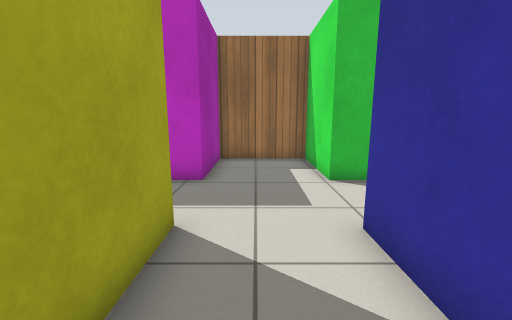
View 1 (above)

16 first-person views from a walk through a Gazebo world. The camera is 0.94 m above the floor, tilts 10° down and sees 90° across. The floor is counted in squares, 0.5 m on a side. Each view is taken from the middle of a square. On the plan, view 1 faces up. The plan holds only what a view shows up to about 15 squares ahead; the rest is blank. Simple patterns stand in for the simulator's built-in surfaces.

View 2
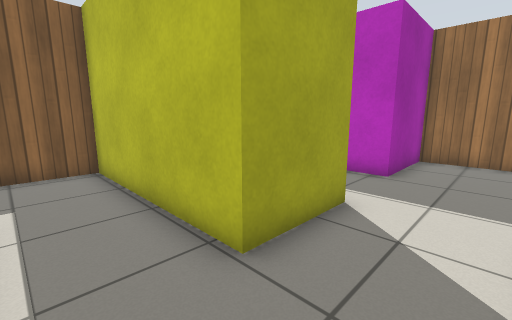

View 3
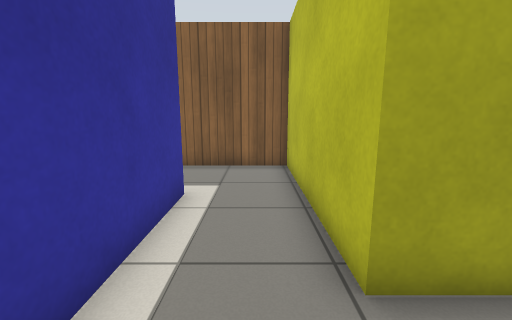

View 4
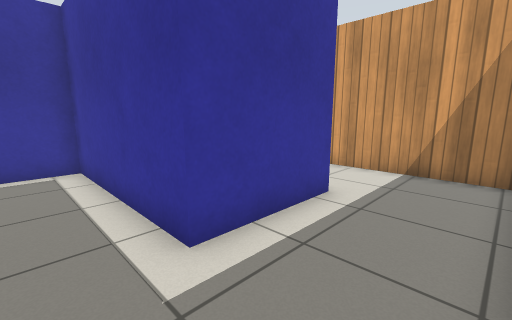

View 5
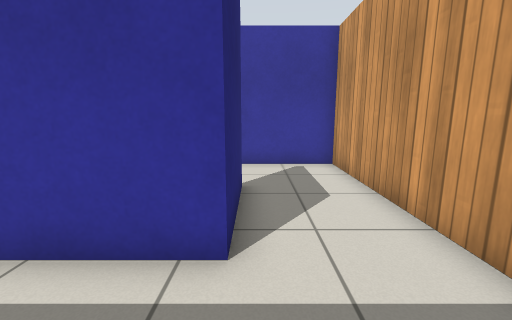

View 6
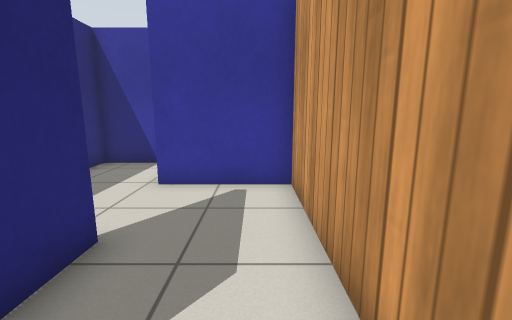

View 7
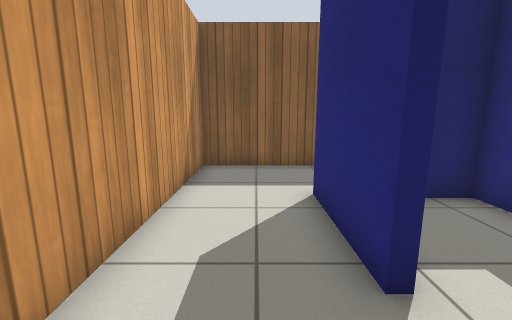

View 8
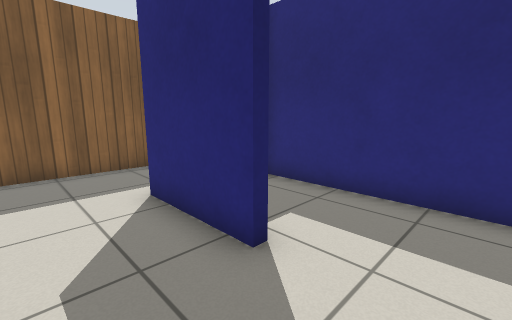

View 9
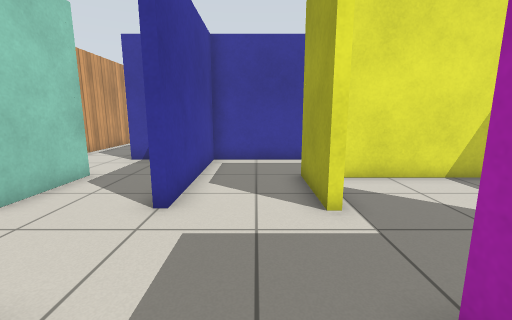

View 10
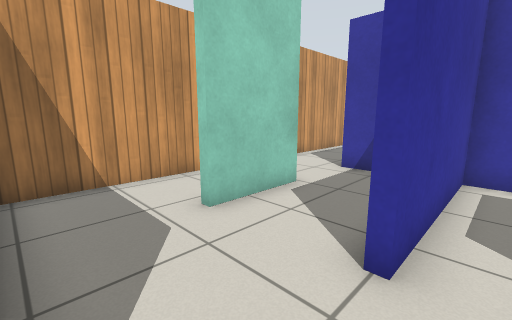

View 11
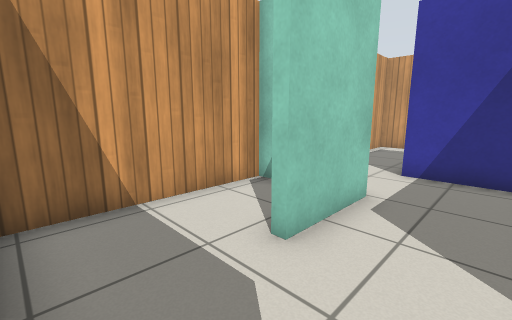

View 12
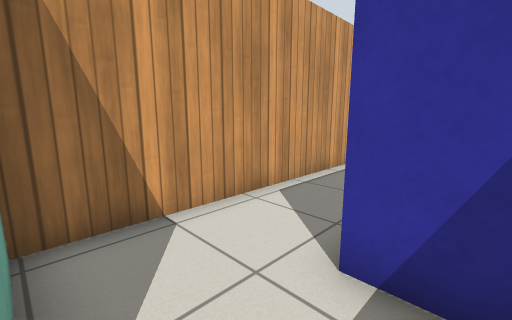

View 13
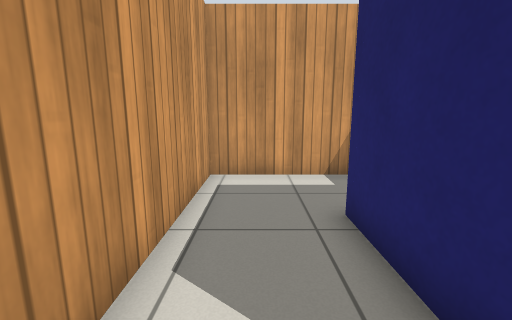

View 14
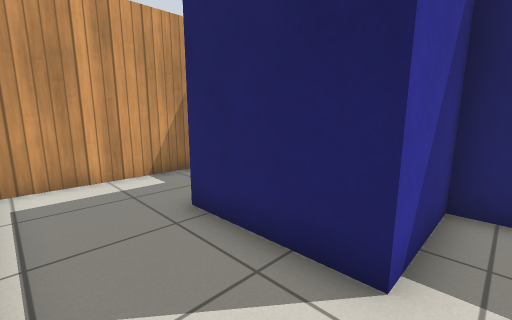

View 15
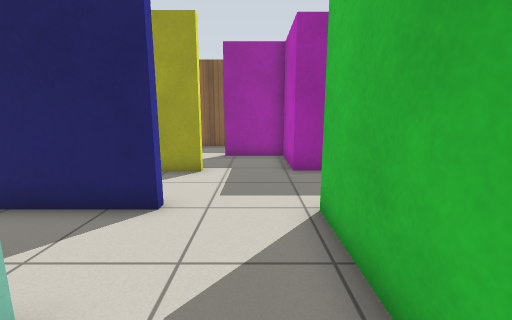

View 16
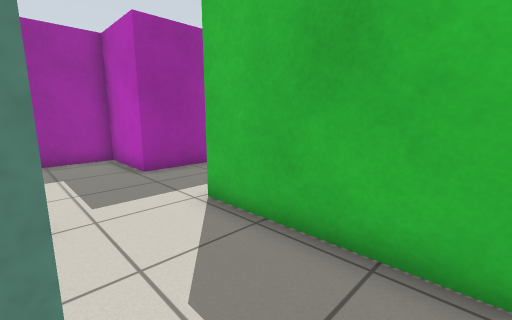

### Floor plan
Ten units are one square. View 1 is at (0, 0); x grows to the right and y downward. Boxes are objects, and circles mark ways between rooms. Rooms are numbered by the first view taken in them; rooms with no view inside come last. Other rooms are left out.
<svg viewBox="-89 -115 178 210">
<path fill="none" stroke="#000" d="M-55 -15 -26 -15M-14 -42 -14 -12 -84 -12 -84 90 18 90 18 53M-14 56 -49 56 -49 17 18 17 18 -41M22 -73 22 -110 -14 -110 -14 -73 -48 -73 -48 -45M21 -41 21 -9M52 -10 52 -40 56 -40M21 8 21 17 53 17M56 -73 22 -73M53 17 53 58M32 90 84 90 84 -12M84 -12 58 -12M73 -73 56 -73M79 -15 84 -15 84 -73M13 20 -48 20 -48 31M50 41 50 20 39 20"/>
<circle cx="20" cy="-60" r="3" fill="#2a7"/>
<circle cx="0" cy="60" r="3" fill="#2a7"/>
<circle cx="50" cy="5" r="3" fill="#2a7"/>
<circle cx="50" cy="-60" r="3" fill="#2a7"/>
<text x="-30" y="0">1</text>
<text x="40" y="-30">2</text>
<text x="60" y="40">3</text>
<text x="70" y="-50">4</text>
<text x="0" y="40">5</text>
</svg>
Room 1 opens to room 2. Room 1 opens to room 5. Room 2 opens to room 3. Room 2 opens to room 4.

Where each view was taken, in squares from view 1:
view 1: 0 up, 0 right, facing up
view 2: 1 down, 1 right, facing up-left
view 3: 0 up, 1 right, facing left
view 4: 0 up, 8 left, facing down-right
view 5: 6 down, 8 left, facing right
view 6: 8 down, 5 left, facing right
view 7: 7 down, 1 right, facing left
view 8: 8 down, 1 right, facing up-left
view 9: 9 up, 0 right, facing down
view 10: 7 up, 1 right, facing down-right
view 11: 7 up, 3 right, facing down-right
view 12: 1 up, 4 right, facing down-right
view 13: 1 down, 7 right, facing down
view 14: 1 down, 8 right, facing down-left
view 15: 6 up, 7 right, facing left
view 16: 4 up, 7 right, facing up-left
